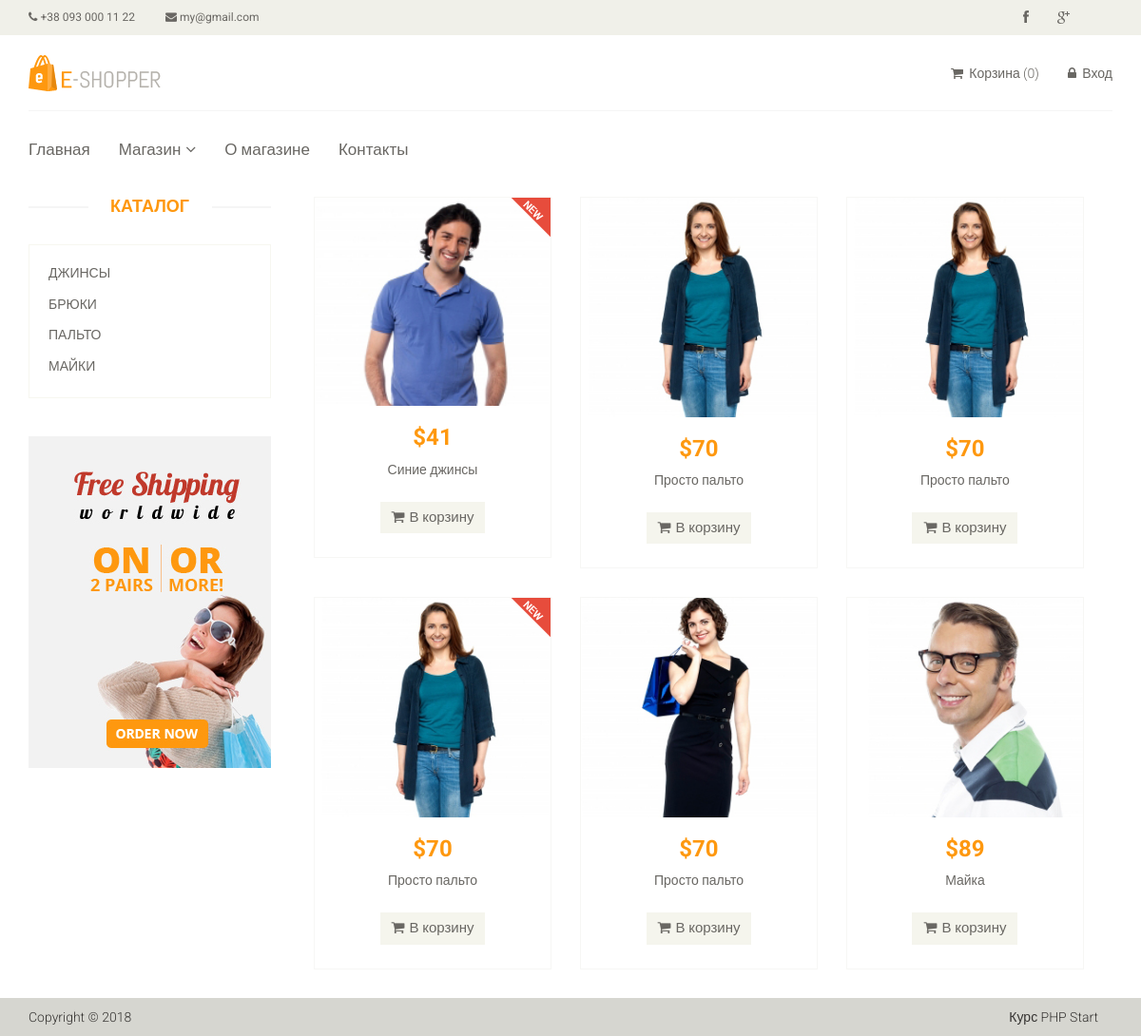
Page /catalog/ on the committed database.
### tables this page shows
CREATE TABLE `category` (
  `id` int(11) NOT NULL,
  `name` varchar(256) NOT NULL,
  `sort_order` int(11) NOT NULL DEFAULT '0',
  `status` int(11) NOT NULL DEFAULT '1'
);

CREATE TABLE `product` (
  `id` int(11) NOT NULL,
  `name` varchar(256) NOT NULL,
  `category_id` int(11) NOT NULL,
  `code` int(11) NOT NULL,
  `price` float NOT NULL,
  `availability` int(11) NOT NULL,
  `brand` varchar(256) NOT NULL,
  `image` varchar(256) NOT NULL,
  `description` text NOT NULL,
  `is_new` int(11) NOT NULL DEFAULT '0',
  `is_recomended` int(11) NOT NULL DEFAULT '0',
  `status` int(11) NOT NULL DEFAULT '1'
);

### config/routes.php (called while the page is built)
<?php
return array(
    'product/([0-9]+)' => 'product/view/$1',
    'catalog' => 'catalog/index',
    'category/([0-9]+)/page-([0-9]+)' => 'catalog/category/$1/$2',
    'category/([0-9]+)' => 'catalog/category/$1',
    'contact' => 'site/contact',
    'cart/delete' => 'cart/delete',
    'cart/deleteAll/([0-9]+)' => 'cart/deleteAll/$1',
    'cart/addAjax/([0-9]+)/([0-9]+)'=> 'cart/addAjax/$1/$2',
    'cart/add' => 'cart/add',
    'cart/checkout' => 'cart/checkout',
    'cart' => 'cart/index',
    'admin/category/delete/([0-9]+)' => 'adminCategory/delete/$1',
    'admin/category/update/([0-9]+)' => 'adminCategory/update/$1',
    'admin/category/create' => 'adminCategory/create',
    'admin/category' => 'adminCategory/index',
    'admin/order/delete/([0-9]+)' => 'adminOrder/delete/$1',
    'admin/order/update/([0-9]+)' => 'adminOrder/update/$1',
    'admin/order/view/([0-9]+)' => 'adminOrder/view/$1',
    'admin/order' => 'adminOrder/index',
    'admin/product/delete/([0-9]+)' => 'adminProduct/delete/$1',
    'admin/product/update/([0-9]+)' => 'adminProduct/update/$1',
    'admin/product/create' => 'adminProduct/create',
    'admin/product' => 'adminProduct/index',
    'admin' => 'admin/index',
    'user/register' => 'user/register',
    'user/login' => 'user/login',
    'user/logout' => 'user/logout',
    'cabinet/edit' => 'cabinet/edit',
    'cabinet' => 'cabinet/index',
    '' => 'site/index',
);

### controller/CatalogController.php (called while the page is built, shortened)
<?php
class CatalogController
{
    public function actionIndex($page = 1)
    {
        $categories = Category::getCategoriesList();
        $lastProduct = Product::getLatestProducts(6);
        require_once(ROOT . '/view/catalog/index.php');
        return true;
    }
}

### index.php (called while the page is built, shortened)
<?php
    $router = new Router();
    $router->run();

### models/Category.php (called while the page is built, shortened)
<?php
class Category {
    public static function getCategoriesList()
    {
        $db = Db::getConnection();
        $categoryList = array();
        $result = $db->query("SELECT id, name FROM `category` ORDER BY `sort_order` ASC");
        $i = 0;
        while($row = $result->fetch()){
            $categoryList[$i]['id'] = $row['id'];
            $categoryList[$i]['name'] = $row['name'];
            $i++;
        }
        return $categoryList;
    }
}

### models/Product.php (called while the page is built, shortened)
<?php
class Product
{
    public static function getLatestProducts($count = self::SHOW_BY_DEFAULT)
    {
        $count = intval($count);
        $db = Db::getConnection();
        $productList = array();
        $result  = $db->query("SELECT `id`, `name`, `price`, `image`, `is_new`"
                . " FROM `product` WHERE `status` = '1'" .
                "ORDER BY `id` DESC LIMIT {$count}");
        $i = 0;
        while($row = $result->fetch()){
            $productList[$i]['id'] = $row['id'];
            $productList[$i]['name'] = $row['name'];
            $productList[$i]['price'] = $row['price'];
            $productList[$i]['image'] = $row['image'];
            $productList[$i]['is_new'] = $row['is_new'];
            $i++;
        }
        return $productList;
    }
}

### view/catalog/index.php (the view)
<?php include(ROOT . '/include/header.php');  ?>
<section>
            <div class="container">
                <div class="row">
                    <div class="col-sm-3">
                        <div class="left-sidebar">
                            <h2>Каталог</h2>
                            <div class="panel-group category-products" id="accordian">
                                <?php foreach($categories as $categoryItem): ?>
                                <div class="panel panel-default">
                                    <div class="panel-heading">
                                        <h4 class="panel-title">
                                            <a href="/category/<?php echo $categoryItem['id']; ?>">
                                                <?php echo $categoryItem['name']; ?>
                                            </a>
                                        </h4>
                                    </div>
                                </div>
                               <?php endforeach; ?>
                            </div>
                            <div class="shipping text-center">
                                <img src="/template/images/home/shipping.jpg" alt="" />
                            </div>
                        </div>
                    </div>
                    <div class="col-sm-9 padding-right">
                        <div class="features_items">
                            <?php foreach( $lastProduct as  $lastProductItem): ?>
                                <div class="col-sm-4">
                                    <div class="product-image-wrapper">
                                        <div class="single-products">
                                            <div class="productinfo text-center">
                                                <img src="<?php echo $lastProductItem['image']; ?>" alt="" />
                                                <h2>$<?php echo $lastProductItem['price']; ?></h2>
                                                <a href="/product/<?php echo $lastProductItem['id']; ?>"><p><?php echo $lastProductItem['name']; ?></p>
                                                <a data-id="<?=$lastProductItem['id'];?>" href="#" class="btn btn-default add-to-cart">
                                                    <i class="fa fa-shopping-cart"></i>В корзину
                                                </a>
                                            </div>
                                            <?php if($lastProductItem['is_new'] == 1): ?>
                                                <img src="/template/images/home/new.png" class="new" alt="" >
                                            <?php endif;?>
                                        </div>
                                    </div>
                                </div>
                            <?php endforeach; ?>
                            </div>
                        </div>
                    </div>
                </div>
        </section>
<?php include(ROOT . '/include/footer.php');  ?>

### components/Router.php (shortened to what this page needs)
<?php
class Router {
    private $routes;
    public function __construct()
    {
        $routesPath = ROOT . '/config/routes.php';
        $this->routes = include($routesPath);
    }
    private function getURI(){
        if(!empty($_SERVER['REQUEST_URI'])){
            return trim($_SERVER['REQUEST_URI'], '/');
        }
    }
    public function run()
    {
        $uri = $this->getURI();
        foreach ($this->routes as $uriPattern => $path){
            if(preg_match("~$uriPattern~", $uri)){
                $internalRoute = preg_replace("~$uriPattern~", $path, $uri);
                    $segments = explode('/', $internalRoute);
                    $controllerName = array_shift($segments). 'Controller';
                    $actionName = 'action'.ucfirst(array_shift($segments));
                    $parameters = $segments;
                    $controllerObject = new $controllerName;
                    $result = call_user_func_array(array($controllerObject, $actionName), $parameters);
                    if($result != NULL){
                        break;
                    }
                }
        }
    }
}

### template/css/main.css (style rules this page uses)
body { font-family: 'Roboto', sans-serif; background:; position: relative; font-weight:400px; }
a { -webkit-transition: 300ms; -moz-transition: 300ms; -o-transition: 300ms; transition: 300ms; }
h1, h2, h3, h4, h5, h6 { font-family: 'Roboto', sans-serif; }
.category-products { border: 1px solid #F7F7F0; margin-bottom: 35px; padding-bottom: 20px; padding-top: 15px; }
.left-sidebar h2, .brands_products h2 { color: #FE980F; font-family: 'Roboto', sans-serif; font-size: 18px; font-weight: 700; margin: 0 auto 30px; text-align: center; text-transform: uppercase; position: relative; z-index:3; }
.left-sidebar h2:after, h2.title:after { content: " "; position: absolute; border: 1px solid #f5f5f5; bottom:8px; left: 0; width: 100%; height: 0; z-index: -2; }
.left-sidebar h2:before { content: " "; position: absolute; background: #fff; bottom: -6px; width: 130px; height: 30px; z-index: -1; left: 50%; margin-left: -65px; }
.category-products .panel { background-color: #FFFFFF; border: 0px; border-radius: 0px; box-shadow:none; margin-bottom: 0px; }
.category-products .panel-default .panel-heading { background-color: #FFFFFF; border: 0 none; color: #FFFFFF; padding: 5px 20px; }
.category-products .panel-default .panel-heading .panel-title a { color: #696763; font-family: 'Roboto', sans-serif; font-size: 14px; text-decoration: none; text-transform: uppercase; }
.shipping { background-color: #F2F2F2; margin-top: 40px; overflow: hidden; padding-top: 20px; position: relative; }
.padding-right { padding-right: 0; }
.features_items { overflow:hidden; }
.product-image-wrapper { border:1px solid #F7F7F5; overflow: hidden; margin-bottom:30px; }
.single-products { position: relative; }
.new, .sale { position: absolute; top: 0; right: 0; }
.productinfo h2 { color: #FE980F; font-family: 'Roboto', sans-serif; font-size: 24px; font-weight: 700; }
.productinfo p { font-family: 'Roboto', sans-serif; font-size: 14px; font-weight: 400; color: #696763; height: 34px; }
.productinfo img { width: 100%; }
.productinfo { position:relative; }
.add-to-cart { background:#F5F5ED; border: 0 none; border-radius: 0; color: #696763; font-family: 'Roboto', sans-serif; font-size: 15px; margin-bottom: 25px; }
.add-to-cart i { margin-right:5px; }
.row { width:100% !important; }

### template/css/slider.css (style rules this page uses)
a { color:inherit; }

### rows in the picture
category: name "ДЖИНСЫ"
category: name "БРЮКИ"
category: name "ПАЛЬТО"
category: name "МАЙКИ"
product: image (picture), price "41", name "Синие джинсы", is_new 1 (drawn)
product: image (picture), price "70", name "Просто пальто"
product: image (picture), price "70", name "Просто пальто"
product: image (picture), price "70", name "Просто пальто", is_new 1 (drawn)
product: image (picture), price "70", name "Просто пальто"
product: image (picture), price "89", name "Майка"
